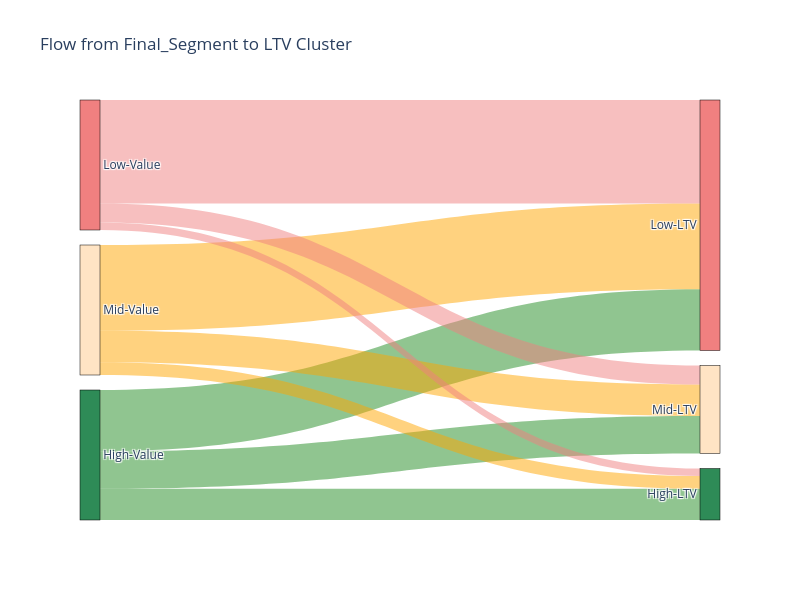

Notebook code for this chart:
### Code cell
# Each row represents a customer or record associated with a Final_Segment and an LTV_cluster
mapping = {0: "Low-LTV", 1: "Mid-LTV", 2: "High-LTV"}
df_final2 = df_final.copy()
df_final2['LTVCluster'] = df_final2['LTVCluster'].map(mapping)

# Count how many records go from each Final_Segment to each LTV_cluster
flow_data = df_final2.groupby(['Final_Segment', 'LTVCluster']).size().reset_index(name='count')

final_segments = ["High-Value", "Mid-Value", "Low-Value"]
ltv_clusters = ["High-LTV", "Mid-LTV", "Low-LTV"]

# Create lists of all nodes: first the Final_Segment nodes, then the LTV_cluster nodes
all_nodes = final_segments + ltv_clusters

# Create dictionaries for node indices
node_indices = {node: i for i, node in enumerate(all_nodes)}

link_colors = (
    ["rgba(34,139,34,0.5)"] * 3   # first three chartreuse
    + ["rgba(255,165,0,0.5)"] * 3  # mid three orange
    + ["rgba(240,128,128,0.5)"] * 3  # last three light red (lightcoral)
)

# Prepare source, target, and value lists for the Sankey diagram
source = []
target = []
value = []

for seg in final_segments:
    seg_data = flow_data[flow_data['Final_Segment'] == seg]
    total = seg_data['count'].sum()
    if total > 0:
        for ltv in ltv_clusters:
            flow_count = seg_data[seg_data['LTVCluster'] == ltv]['count'].sum()
            if flow_count > 0:
                # Calculate percentage if you want percentages instead of counts
                # percentage = (flow_count / total) * 100
                # Use percentage or flow_count depending on preference
                percentage = (flow_count / total) * 100

                source.append(node_indices[seg])
                target.append(node_indices[ltv])
                value.append(percentage)  # or flow_count

# Create the Sankey figure
fig = go.Figure(data=[go.Sankey(
    arrangement="snap",
    node=dict(
        pad=15,
        thickness=20,
        line=dict(color="black", width=0.5),
        label=all_nodes,
        color=['seagreen', 'bisque', 'lightcoral', 'seagreen', 'bisque', 'lightcoral']
    ),
    link=dict(
        source=source,  # indices of source nodes
        target=target,  # indices of target nodes
        value=value,    # flow values (percentages or counts)
        color=link_colors
    )
)])

fig.update_layout(
    title_text="Flow from Final_Segment to LTV Cluster", 
    font_size=12,
    width=800,    # set the width in pixels
    height=600    # set the height in pixels
)
fig.show()

### Figure 1 — Plotly figure (JSON) as saved in the notebook; plotly's stock layout.template omitted (floating-point values rounded to 4 significant figures)
{"data": [{"arrangement": "snap", "link": {"color": ["rgba(34,139,34,0.5)", "rgba(34,139,34,0.5)", "rgba(34,139,34,0.5)", "rgba(255,165,0,0.5)", "rgba(255,165,0,0.5)", "rgba(255,165,0,0.5)", "rgba(240,128,128,0.5)", "rgba(240,128,128,0.5)", "rgba(240,128,128,0.5)"], "source": [0, 0, 0, 1, 1, 1, 2, 2, 2], "target": [3, 4, 5, 3, 4, 5, 3, 4, 5], "value": [24.0, 28.89, 47.11, 9.804, 24.21, 65.99, 5.792, 14.62, 79.59]}, "node": {"color": ["seagreen", "bisque", "lightcoral", "seagreen", "bisque", "lightcoral"], "label": ["High-Value", "Mid-Value", "Low-Value", "High-LTV", "Mid-LTV", "Low-LTV"], "line": {"color": "black", "width": 0.5}, "pad": 15, "thickness": 20}, "type": "sankey"}], "layout": {"font": {"size": 12}, "height": 600, "title": {"text": "Flow from Final_Segment to LTV Cluster"}, "width": 800}}
